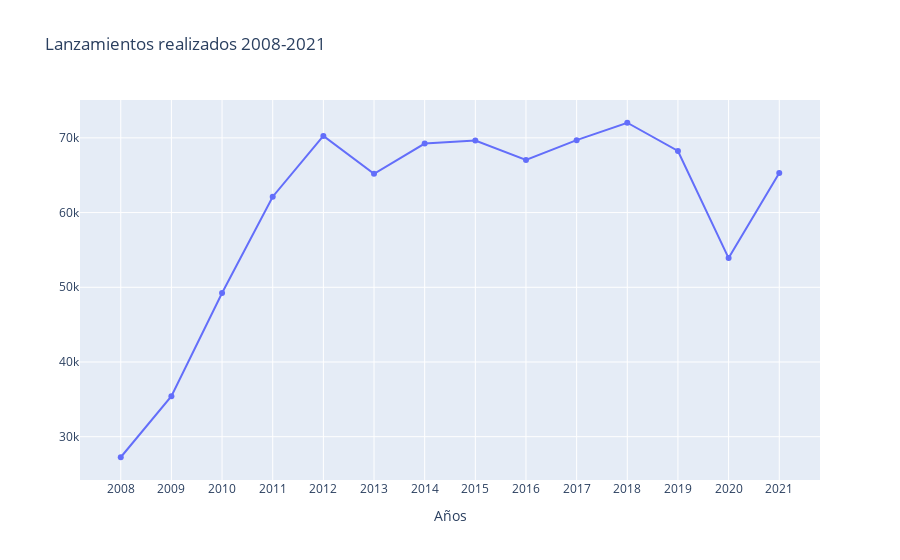

Notebook source saved alongside this figure:
### Code cell
# Realizamos una gráfica para ver la evolución anual de los Lanzamientos judiciales realizados

LZ_1 = {
    'x': LZ_excel.columns,
    'y': LZ_excel.sum(),
    'name': 'LZ',
    'type': 'scatter'
};
data = [LZ_1];
layout = {
    'xaxis': {'title': 'Años'},
    'title': 'Lanzamientos realizados 2008-2021'
};
fig = go.Figure(data = data, layout = layout)
iplot(fig)

### Figure 1 — Plotly figure (JSON) as saved in the notebook; plotly's stock layout.template omitted (floating-point values rounded to 4 significant figures)
{"data": [{"name": "LZ", "type": "scatter", "x": ["2008", "2009", "2010", "2011", "2012", "2013", "2014", "2015", "2016", "2017", "2018", "2019", "2020", "2021"], "y": [27251, 35422, 49227, 62121, 70257, 65182, 69233, 69631, 67030, 69693, 72023, 68247, 53911, 65306]}], "layout": {"title": {"text": "Lanzamientos realizados 2008-2021"}, "xaxis": {"title": {"text": "Años"}}}}
